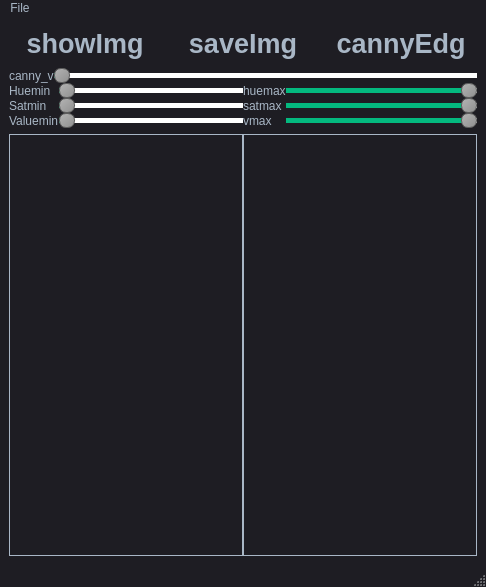
<?xml version="1.0" encoding="UTF-8"?>
<ui version="4.0">
 <class>MainWindow</class>
 <widget class="QMainWindow" name="MainWindow">
  <property name="geometry">
   <rect>
    <x>0</x>
    <y>0</y>
    <width>486</width>
    <height>587</height>
   </rect>
  </property>
  <property name="windowTitle">
   <string>MainWindow</string>
  </property>
  <property name="styleSheet">
   <string notr="true">
QMainWindow {
	background-color:#1e1d23;
}
QDialog {
	background-color:#1e1d23;
}
QColorDialog {
	background-color:#1e1d23;
}
QTextEdit {
	background-color:#1e1d23;
	color: #a9b7c6;
}
QPlainTextEdit {
	selection-background-color:#007b50;
	background-color:#1e1d23;
	border-style: solid;
	border-top-color: transparent;
	border-right-color: transparent;
	border-left-color: transparent;
	border-bottom-color: transparent;
	border-width: 1px;
	color: #a9b7c6;
}
QPushButton{
	border-style: solid;
	border-top-color: transparent;
	border-right-color: transparent;
	border-left-color: transparent;
	border-bottom-color: transparent;
	border-width: 1px;
	border-style: solid;
	color: #a9b7c6;
	padding: 2px;
	background-color: #1e1d23;
}
QPushButton::default{
	border-style: inset;
	border-top-color: transparent;
	border-right-color: transparent;
	border-left-color: transparent;
	border-bottom-color: #04b97f;
	border-width: 1px;
	color: #a9b7c6;
	padding: 2px;
	background-color: #1e1d23;
}
QToolButton {
	border-style: solid;
	border-top-color: transparent;
	border-right-color: transparent;
	border-left-color: transparent;
	border-bottom-color: #04b97f;
	border-bottom-width: 1px;
	border-style: solid;
	color: #a9b7c6;
	padding: 2px;
	background-color: #1e1d23;
}
QToolButton:hover{
	border-style: solid;
	border-top-color: transparent;
	border-right-color: transparent;
	border-left-color: transparent;
	border-bottom-color: #37efba;
	border-bottom-width: 2px;
	border-style: solid;
	color: #FFFFFF;
	padding-bottom: 1px;
	background-color: #1e1d23;
}
QPushButton:hover{
	border-style: solid;
	border-top-color: transparent;
	border-right-color: transparent;
	border-left-color: transparent;
	border-bottom-color: #37efba;
	border-bottom-width: 1px;
	border-style: solid;
	color: #FFFFFF;
	padding-bottom: 2px;
	background-color: #1e1d23;
}
QPushButton:pressed{
	border-style: solid;
	border-top-color: transparent;
	border-right-color: transparent;
	border-left-color: transparent;
	border-bottom-color: #37efba;
	border-bottom-width: 2px;
	border-style: solid;
	color: #37efba;
	padding-bottom: 1px;
	background-color: #1e1d23;
}
QPushButton:disabled{
	border-style: solid;
	border-top-color: transparent;
	border-right-color: transparent;
	border-left-color: transparent;
	border-bottom-color: #808086;
	border-bottom-width: 2px;
	border-style: solid;
	color: #808086;
	padding-bottom: 1px;
	background-color: #1e1d23;
}
QLineEdit {
	border-width: 1px; border-radius: 4px;
	border-color: rgb(58, 58, 58);
	border-style: inset;
	padding: 0 8px;
	color: #a9b7c6;
	background:#1e1d23;
	selection-background-color:#007b50;
	selection-color: #FFFFFF;
}
QLabel {
	color: #a9b7c6;
}
QLCDNumber {
	color: #37e6b4;
}
QProgressBar {
	text-align: center;
	color: rgb(240, 240, 240);
	border-width: 1px; 
	border-radius: 10px;
	border-color: rgb(58, 58, 58);
	border-style: inset;
	background-color:#1e1d23;
}
QProgressBar::chunk {
	background-color: #04b97f;
	border-radius: 5px;
}
QMenuBar {
	background-color: #1e1d23;
}
QMenuBar::item {
	color: #a9b7c6;
  	spacing: 3px;
  	padding: 1px 4px;
  	background: #1e1d23;
}

QMenuBar::item:selected {
  	background:#1e1d23;
	color: #FFFFFF;
}
QMenu::item:selected {
	border-style: solid;
	border-top-color: transparent;
	border-right-color: transparent;
	border-left-color: #04b97f;
	border-bottom-color: transparent;
	border-left-width: 2px;
	color: #FFFFFF;
	padding-left:15px;
	padding-top:4px;
	padding-bottom:4px;
	padding-right:7px;
	background-color: #1e1d23;
}
QMenu::item {
	border-style: solid;
	border-top-color: transparent;
	border-right-color: transparent;
	border-left-color: transparent;
	border-bottom-color: transparent;
	border-bottom-width: 1px;
	border-style: solid;
	color: #a9b7c6;
	padding-left:17px;
	padding-top:4px;
	padding-bottom:4px;
	padding-right:7px;
	background-color: #1e1d23;
}
QMenu{
	background-color:#1e1d23;
}
QTabWidget {
	color:rgb(0,0,0);
	background-color:#1e1d23;
}
QTabWidget::pane {
		border-color: rgb(77,77,77);
		background-color:#1e1d23;
		border-style: solid;
		border-width: 1px;
    	border-radius: 6px;
}
QTabBar::tab {
	border-style: solid;
	border-top-color: transparent;
	border-right-color: transparent;
	border-left-color: transparent;
	border-bottom-color: transparent;
	border-bottom-width: 1px;
	border-style: solid;
	color: #808086;
	padding: 3px;
	margin-left:3px;
	background-color: #1e1d23;
}
QTabBar::tab:selected, QTabBar::tab:last:selected, QTabBar::tab:hover {
  	border-style: solid;
	border-top-color: transparent;
	border-right-color: transparent;
	border-left-color: transparent;
	border-bottom-color: #04b97f;
	border-bottom-width: 2px;
	border-style: solid;
	color: #FFFFFF;
	padding-left: 3px;
	padding-bottom: 2px;
	margin-left:3px;
	background-color: #1e1d23;
}

QCheckBox {
	color: #a9b7c6;
	padding: 2px;
}
QCheckBox:disabled {
	color: #808086;
	padding: 2px;
}

QCheckBox:hover {
	border-radius:4px;
	border-style:solid;
	padding-left: 1px;
	padding-right: 1px;
	padding-bottom: 1px;
	padding-top: 1px;
	border-width:1px;
	border-color: rgb(87, 97, 106);
	background-color:#1e1d23;
}
QCheckBox::indicator:checked {

	height: 10px;
	width: 10px;
	border-style:solid;
	border-width: 1px;
	border-color: #04b97f;
	color: #a9b7c6;
	background-color: #04b97f;
}
QCheckBox::indicator:unchecked {

	height: 10px;
	width: 10px;
	border-style:solid;
	border-width: 1px;
	border-color: #04b97f;
	color: #a9b7c6;
	background-color: transparent;
}
QRadioButton {
	color: #a9b7c6;
	background-color: #1e1d23;
	padding: 1px;
}
QRadioButton::indicator:checked {
	height: 10px;
	width: 10px;
	border-style:solid;
	border-radius:5px;
	border-width: 1px;
	border-color: #04b97f;
	color: #a9b7c6;
	background-color: #04b97f;
}
QRadioButton::indicator:!checked {
	height: 10px;
	width: 10px;
	border-style:solid;
	border-radius:5px;
	border-width: 1px;
	border-color: #04b97f;
	color: #a9b7c6;
	background-color: transparent;
}
QStatusBar {
	color:#027f7f;
}
QSpinBox {
	color: #a9b7c6;	
	background-color: #1e1d23;
}
QDoubleSpinBox {
	color: #a9b7c6;	
	background-color: #1e1d23;
}
QTimeEdit {
	color: #a9b7c6;	
	background-color: #1e1d23;
}
QDateTimeEdit {
	color: #a9b7c6;	
	background-color: #1e1d23;
}
QDateEdit {
	color: #a9b7c6;	
	background-color: #1e1d23;
}
QComboBox {
	color: #a9b7c6;	
	background: #1e1d23;
}
QComboBox:editable {
	background: #1e1d23;
	color: #a9b7c6;
	selection-background-color: #1e1d23;
}
QComboBox QAbstractItemView {
	color: #a9b7c6;	
	background: #1e1d23;
	selection-color: #FFFFFF;
	selection-background-color: #1e1d23;
}
QComboBox:!editable:on, QComboBox::drop-down:editable:on {
	color: #a9b7c6;	
	background: #1e1d23;
}
QFontComboBox {
	color: #a9b7c6;	
	background-color: #1e1d23;
}
QToolBox {
	color: #a9b7c6;
	background-color: #1e1d23;
}
QToolBox::tab {
	color: #a9b7c6;
	background-color: #1e1d23;
}
QToolBox::tab:selected {
	color: #FFFFFF;
	background-color: #1e1d23;
}
QScrollArea {
	color: #FFFFFF;
	background-color: #1e1d23;
}
QSlider::groove:horizontal {
	height: 5px;
	background: #04b97f;
}
QSlider::groove:vertical {
	width: 5px;
	background: #04b97f;
}
QSlider::handle:horizontal {
	background: qlineargradient(x1:0, y1:0, x2:1, y2:1, stop:0 #b4b4b4, stop:1 #8f8f8f);
	border: 1px solid #5c5c5c;
	width: 14px;
	margin: -5px 0;
	border-radius: 7px;
}
QSlider::handle:vertical {
	background: qlineargradient(x1:1, y1:1, x2:0, y2:0, stop:0 #b4b4b4, stop:1 #8f8f8f);
	border: 1px solid #5c5c5c;
	height: 14px;
	margin: 0 -5px;
	border-radius: 7px;
}
QSlider::add-page:horizontal {
    background: white;
}
QSlider::add-page:vertical {
    background: white;
}
QSlider::sub-page:horizontal {
    background: #04b97f;
}
QSlider::sub-page:vertical {
    background: #04b97f;
}</string>
  </property>
  <widget class="QWidget" name="centralwidget">
   <layout class="QGridLayout" name="gridLayout">
    <item row="0" column="0">
     <layout class="QHBoxLayout" name="horizontalLayout_6">
      <item>
       <widget class="QPushButton" name="B_show_img">
        <property name="font">
         <font>
          <pointsize>20</pointsize>
          <weight>75</weight>
          <bold>true</bold>
         </font>
        </property>
        <property name="text">
         <string>showImg</string>
        </property>
       </widget>
      </item>
      <item>
       <widget class="QPushButton" name="B_save_img">
        <property name="font">
         <font>
          <pointsize>20</pointsize>
          <weight>75</weight>
          <bold>true</bold>
         </font>
        </property>
        <property name="text">
         <string>saveImg</string>
        </property>
       </widget>
      </item>
      <item>
       <widget class="QPushButton" name="B_canny">
        <property name="font">
         <font>
          <pointsize>20</pointsize>
          <weight>75</weight>
          <bold>true</bold>
         </font>
        </property>
        <property name="text">
         <string>cannyEdg</string>
        </property>
       </widget>
      </item>
     </layout>
    </item>
    <item row="1" column="0">
     <layout class="QVBoxLayout" name="verticalLayout_6">
      <item>
       <layout class="QVBoxLayout" name="verticalLayout_5">
        <property name="spacing">
         <number>0</number>
        </property>
        <item>
         <layout class="QHBoxLayout" name="horizontalLayout_5">
          <property name="spacing">
           <number>0</number>
          </property>
          <item>
           <widget class="QLabel" name="label_3">
            <property name="text">
             <string>canny_v</string>
            </property>
            <property name="wordWrap">
             <bool>false</bool>
            </property>
           </widget>
          </item>
          <item>
           <widget class="QSlider" name="CannySlider">
            <property name="enabled">
             <bool>true</bool>
            </property>
            <property name="maximum">
             <number>255</number>
            </property>
            <property name="pageStep">
             <number>5</number>
            </property>
            <property name="tracking">
             <bool>true</bool>
            </property>
            <property name="orientation">
             <enum>Qt::Horizontal</enum>
            </property>
           </widget>
          </item>
         </layout>
        </item>
        <item>
         <layout class="QHBoxLayout" name="horizontalLayout_4">
          <item>
           <layout class="QHBoxLayout" name="horizontalLayout_3">
            <item>
             <layout class="QVBoxLayout" name="verticalLayout_4">
              <item>
               <widget class="QLabel" name="label_4">
                <property name="text">
                 <string>Huemin</string>
                </property>
               </widget>
              </item>
              <item>
               <widget class="QLabel" name="label_5">
                <property name="text">
                 <string>Satmin</string>
                </property>
               </widget>
              </item>
              <item>
               <widget class="QLabel" name="label_6">
                <property name="text">
                 <string>Valuemin</string>
                </property>
               </widget>
              </item>
             </layout>
            </item>
            <item>
             <layout class="QVBoxLayout" name="verticalLayout_3">
              <item>
               <widget class="QSlider" name="H_min">
                <property name="maximum">
                 <number>179</number>
                </property>
                <property name="value">
                 <number>0</number>
                </property>
                <property name="orientation">
                 <enum>Qt::Horizontal</enum>
                </property>
               </widget>
              </item>
              <item>
               <widget class="QSlider" name="S_min">
                <property name="maximum">
                 <number>255</number>
                </property>
                <property name="orientation">
                 <enum>Qt::Horizontal</enum>
                </property>
               </widget>
              </item>
              <item>
               <widget class="QSlider" name="V_min">
                <property name="maximum">
                 <number>255</number>
                </property>
                <property name="orientation">
                 <enum>Qt::Horizontal</enum>
                </property>
               </widget>
              </item>
             </layout>
            </item>
           </layout>
          </item>
          <item>
           <layout class="QHBoxLayout" name="horizontalLayout_2">
            <item>
             <layout class="QVBoxLayout" name="verticalLayout">
              <item>
               <widget class="QLabel" name="label_8">
                <property name="text">
                 <string>huemax</string>
                </property>
               </widget>
              </item>
              <item>
               <widget class="QLabel" name="label_9">
                <property name="text">
                 <string>satmax</string>
                </property>
               </widget>
              </item>
              <item>
               <widget class="QLabel" name="label_10">
                <property name="text">
                 <string>vmax</string>
                </property>
               </widget>
              </item>
             </layout>
            </item>
            <item>
             <layout class="QVBoxLayout" name="verticalLayout_2">
              <item>
               <widget class="QSlider" name="H_max">
                <property name="maximum">
                 <number>179</number>
                </property>
                <property name="value">
                 <number>179</number>
                </property>
                <property name="orientation">
                 <enum>Qt::Horizontal</enum>
                </property>
               </widget>
              </item>
              <item>
               <widget class="QSlider" name="S_max">
                <property name="maximum">
                 <number>255</number>
                </property>
                <property name="value">
                 <number>255</number>
                </property>
                <property name="orientation">
                 <enum>Qt::Horizontal</enum>
                </property>
               </widget>
              </item>
              <item>
               <widget class="QSlider" name="V_max">
                <property name="maximum">
                 <number>255</number>
                </property>
                <property name="value">
                 <number>255</number>
                </property>
                <property name="orientation">
                 <enum>Qt::Horizontal</enum>
                </property>
               </widget>
              </item>
             </layout>
            </item>
           </layout>
          </item>
         </layout>
        </item>
       </layout>
      </item>
      <item>
       <layout class="QHBoxLayout" name="horizontalLayout">
        <property name="spacing">
         <number>0</number>
        </property>
        <item>
         <widget class="QLabel" name="label">
          <property name="frameShape">
           <enum>QFrame::Box</enum>
          </property>
          <property name="text">
           <string/>
          </property>
         </widget>
        </item>
        <item>
         <widget class="QLabel" name="label_2">
          <property name="frameShape">
           <enum>QFrame::Box</enum>
          </property>
          <property name="text">
           <string/>
          </property>
         </widget>
        </item>
       </layout>
      </item>
     </layout>
    </item>
   </layout>
  </widget>
  <widget class="QStatusBar" name="statusbar"/>
  <widget class="QMenuBar" name="menubar">
   <property name="geometry">
    <rect>
     <x>0</x>
     <y>0</y>
     <width>486</width>
     <height>18</height>
    </rect>
   </property>
   <widget class="QMenu" name="menuFile">
    <property name="title">
     <string>File</string>
    </property>
    <widget class="QMenu" name="menusave">
     <property name="title">
      <string>save</string>
     </property>
     <addaction name="actionImage"/>
     <addaction name="actionCannySave"/>
    </widget>
    <addaction name="actionshow"/>
    <addaction name="actioncanny"/>
    <addaction name="menusave"/>
   </widget>
   <addaction name="menuFile"/>
  </widget>
  <action name="actionshow">
   <property name="text">
    <string>show</string>
   </property>
  </action>
  <action name="actioncanny">
   <property name="text">
    <string>canny</string>
   </property>
  </action>
  <action name="actionImage">
   <property name="text">
    <string>Image</string>
   </property>
  </action>
  <action name="actionCannySave">
   <property name="text">
    <string>Canny</string>
   </property>
  </action>
 </widget>
 <resources/>
 <connections/>
</ui>
